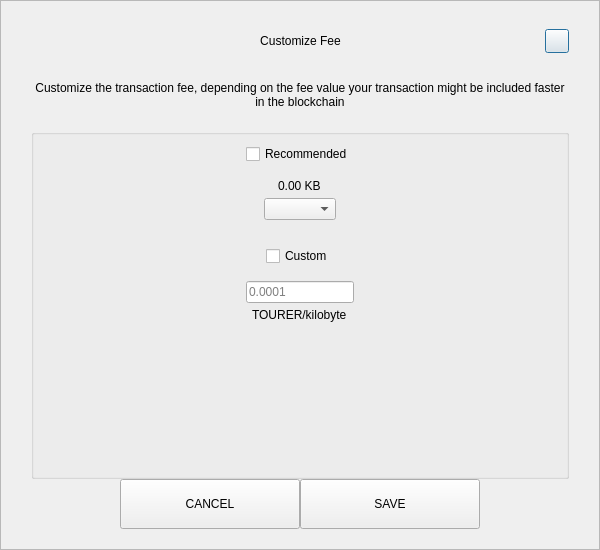
<?xml version="1.0" encoding="UTF-8"?>
<ui version="4.0">
 <class>SendCustomFeeDialog</class>
 <widget class="QDialog" name="SendCustomFeeDialog">
  <property name="geometry">
   <rect>
    <x>0</x>
    <y>0</y>
    <width>600</width>
    <height>550</height>
   </rect>
  </property>
  <property name="windowTitle">
   <string>Form</string>
  </property>
  <layout class="QVBoxLayout" name="verticalLayout_3">
   <property name="spacing">
    <number>0</number>
   </property>
   <property name="leftMargin">
    <number>0</number>
   </property>
   <property name="topMargin">
    <number>0</number>
   </property>
   <property name="rightMargin">
    <number>0</number>
   </property>
   <property name="bottomMargin">
    <number>0</number>
   </property>
   <item>
    <widget class="QFrame" name="frame">
     <property name="styleSheet">
      <string notr="true"/>
     </property>
     <property name="frameShape">
      <enum>QFrame::StyledPanel</enum>
     </property>
     <property name="frameShadow">
      <enum>QFrame::Raised</enum>
     </property>
     <layout class="QVBoxLayout" name="verticalLayout_2">
      <property name="spacing">
       <number>0</number>
      </property>
      <property name="leftMargin">
       <number>30</number>
      </property>
      <property name="topMargin">
       <number>20</number>
      </property>
      <property name="rightMargin">
       <number>30</number>
      </property>
      <property name="bottomMargin">
       <number>20</number>
      </property>
      <item>
       <layout class="QHBoxLayout" name="horizontalLayout_3">
        <property name="spacing">
         <number>0</number>
        </property>
        <item>
         <spacer name="horizontalSpacer_21">
          <property name="orientation">
           <enum>Qt::Horizontal</enum>
          </property>
          <property name="sizeHint" stdset="0">
           <size>
            <width>40</width>
            <height>20</height>
           </size>
          </property>
         </spacer>
        </item>
        <item>
         <widget class="QLabel" name="labelTitle">
          <property name="minimumSize">
           <size>
            <width>0</width>
            <height>40</height>
           </size>
          </property>
          <property name="maximumSize">
           <size>
            <width>16777215</width>
            <height>40</height>
           </size>
          </property>
          <property name="styleSheet">
           <string notr="true">padding-left:24px;</string>
          </property>
          <property name="text">
           <string>Customize Fee</string>
          </property>
          <property name="alignment">
           <set>Qt::AlignCenter</set>
          </property>
          <property name="margin">
           <number>7</number>
          </property>
         </widget>
        </item>
        <item>
         <spacer name="horizontalSpacer">
          <property name="orientation">
           <enum>Qt::Horizontal</enum>
          </property>
          <property name="sizeHint" stdset="0">
           <size>
            <width>40</width>
            <height>20</height>
           </size>
          </property>
         </spacer>
        </item>
        <item>
         <widget class="QPushButton" name="btnEsc">
          <property name="minimumSize">
           <size>
            <width>24</width>
            <height>24</height>
           </size>
          </property>
          <property name="maximumSize">
           <size>
            <width>24</width>
            <height>24</height>
           </size>
          </property>
          <property name="text">
           <string/>
          </property>
         </widget>
        </item>
       </layout>
      </item>
      <item>
       <spacer name="verticalSpacer_2">
        <property name="orientation">
         <enum>Qt::Vertical</enum>
        </property>
        <property name="sizeType">
         <enum>QSizePolicy::Fixed</enum>
        </property>
        <property name="sizeHint" stdset="0">
         <size>
          <width>20</width>
          <height>20</height>
         </size>
        </property>
       </spacer>
      </item>
      <item>
       <widget class="QLabel" name="labelMessage">
        <property name="text">
         <string>Customize the transaction fee, depending on the fee value your transaction might be included faster in the blockchain</string>
        </property>
        <property name="alignment">
         <set>Qt::AlignCenter</set>
        </property>
        <property name="wordWrap">
         <bool>true</bool>
        </property>
       </widget>
      </item>
      <item>
       <spacer name="verticalSpacer_3">
        <property name="orientation">
         <enum>Qt::Vertical</enum>
        </property>
        <property name="sizeType">
         <enum>QSizePolicy::Fixed</enum>
        </property>
        <property name="sizeHint" stdset="0">
         <size>
          <width>20</width>
          <height>20</height>
         </size>
        </property>
       </spacer>
      </item>
      <item>
       <widget class="QGroupBox" name="groupBox">
        <property name="title">
         <string/>
        </property>
        <layout class="QVBoxLayout" name="verticalLayout">
         <property name="leftMargin">
          <number>12</number>
         </property>
         <property name="rightMargin">
          <number>12</number>
         </property>
         <item>
          <layout class="QVBoxLayout" name="verticalLayout_4">
           <property name="spacing">
            <number>5</number>
           </property>
           <item alignment="Qt::AlignHCenter">
            <widget class="QCheckBox" name="checkBoxRecommended">
             <property name="text">
              <string>Recommended</string>
             </property>
            </widget>
           </item>
           <item>
            <spacer name="verticalSpacer_5">
             <property name="orientation">
              <enum>Qt::Vertical</enum>
             </property>
             <property name="sizeType">
              <enum>QSizePolicy::Fixed</enum>
             </property>
             <property name="sizeHint" stdset="0">
              <size>
               <width>20</width>
               <height>10</height>
              </size>
             </property>
            </spacer>
           </item>
           <item alignment="Qt::AlignHCenter">
            <widget class="QLabel" name="labelFee">
             <property name="text">
              <string>0.00 KB</string>
             </property>
            </widget>
           </item>
           <item alignment="Qt::AlignHCenter">
            <widget class="QComboBox" name="comboBoxRecommended"/>
           </item>
          </layout>
         </item>
         <item>
          <spacer name="verticalSpacer">
           <property name="orientation">
            <enum>Qt::Vertical</enum>
           </property>
           <property name="sizeType">
            <enum>QSizePolicy::Fixed</enum>
           </property>
           <property name="sizeHint" stdset="0">
            <size>
             <width>20</width>
             <height>20</height>
            </size>
           </property>
          </spacer>
         </item>
         <item>
          <layout class="QVBoxLayout" name="verticalLayout_5">
           <property name="spacing">
            <number>5</number>
           </property>
           <item alignment="Qt::AlignHCenter">
            <widget class="QCheckBox" name="checkBoxCustom">
             <property name="text">
              <string>Custom</string>
             </property>
            </widget>
           </item>
           <item>
            <spacer name="verticalSpacer_6">
             <property name="orientation">
              <enum>Qt::Vertical</enum>
             </property>
             <property name="sizeType">
              <enum>QSizePolicy::Fixed</enum>
             </property>
             <property name="sizeHint" stdset="0">
              <size>
               <width>20</width>
               <height>10</height>
              </size>
             </property>
            </spacer>
           </item>
           <item alignment="Qt::AlignHCenter">
            <widget class="QLineEdit" name="lineEditCustomFee">
             <property name="placeholderText">
              <string notr="true">0.0001</string>
             </property>
            </widget>
           </item>
           <item alignment="Qt::AlignHCenter">
            <widget class="QLabel" name="labelCustomFee">
             <property name="text">
              <string>TOURER/kilobyte</string>
             </property>
            </widget>
           </item>
          </layout>
         </item>
         <item>
          <spacer name="verticalSpacer_4">
           <property name="orientation">
            <enum>Qt::Vertical</enum>
           </property>
           <property name="sizeHint" stdset="0">
            <size>
             <width>20</width>
             <height>40</height>
            </size>
           </property>
          </spacer>
         </item>
        </layout>
       </widget>
      </item>
      <item>
       <layout class="QHBoxLayout" name="horizontalLayout" stretch="1,2,2,1">
        <item>
         <spacer name="horizontalSpacer1">
          <property name="orientation">
           <enum>Qt::Horizontal</enum>
          </property>
          <property name="sizeHint" stdset="0">
           <size>
            <width>40</width>
            <height>20</height>
           </size>
          </property>
         </spacer>
        </item>
        <item>
         <widget class="QPushButton" name="btnCancel">
          <property name="minimumSize">
           <size>
            <width>180</width>
            <height>50</height>
           </size>
          </property>
          <property name="focusPolicy">
           <enum>Qt::NoFocus</enum>
          </property>
          <property name="text">
           <string>CANCEL</string>
          </property>
         </widget>
        </item>
        <item>
         <widget class="QPushButton" name="btnSave">
          <property name="minimumSize">
           <size>
            <width>180</width>
            <height>50</height>
           </size>
          </property>
          <property name="focusPolicy">
           <enum>Qt::NoFocus</enum>
          </property>
          <property name="text">
           <string>SAVE</string>
          </property>
         </widget>
        </item>
        <item>
         <spacer name="horizontalSpacer_2">
          <property name="orientation">
           <enum>Qt::Horizontal</enum>
          </property>
          <property name="sizeHint" stdset="0">
           <size>
            <width>40</width>
            <height>20</height>
           </size>
          </property>
         </spacer>
        </item>
       </layout>
      </item>
     </layout>
    </widget>
   </item>
  </layout>
 </widget>
 <resources/>
 <connections/>
</ui>
